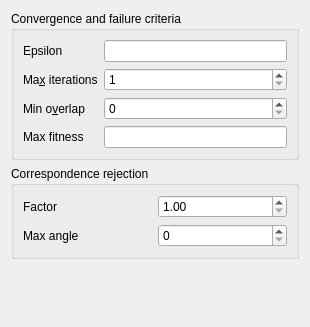
       <widget class="QWidget" name="page_registration">
        <property name="geometry">
         <rect>
          <x>0</x>
          <y>0</y>
          <width>310</width>
          <height>327</height>
         </rect>
        </property>
        <attribute name="label">
         <string>Registration</string>
        </attribute>
        <layout class="QVBoxLayout" name="verticalLayout_3">
         <item>
          <widget class="QGroupBox" name="groupBox_convergence">
           <property name="title">
            <string>Convergence and failure criteria</string>
           </property>
           <layout class="QGridLayout" name="gridLayout_4">
            <item row="0" column="0">
             <widget class="QLabel" name="label_epsilon">
              <property name="text">
               <string>Epsilon</string>
              </property>
             </widget>
            </item>
            <item row="1" column="0">
             <widget class="QLabel" name="label_max_iterations">
              <property name="text">
               <string>Ma&amp;x iterations</string>
              </property>
              <property name="buddy">
               <cstring>spinBox_max_iterations</cstring>
              </property>
             </widget>
            </item>
            <item row="2" column="0">
             <widget class="QLabel" name="label_min_overlap">
              <property name="text">
               <string>Min o&amp;verlap</string>
              </property>
              <property name="buddy">
               <cstring>spinBox_min_overlap</cstring>
              </property>
             </widget>
            </item>
            <item row="3" column="0">
             <widget class="QLabel" name="label_max_fitness">
              <property name="text">
               <string>Max fitness</string>
              </property>
             </widget>
            </item>
            <item row="1" column="1">
             <widget class="QSpinBox" name="spinBox_max_iterations">
              <property name="minimum">
               <number>1</number>
              </property>
              <property name="maximum">
               <number>500</number>
              </property>
             </widget>
            </item>
            <item row="2" column="1">
             <widget class="QSpinBox" name="spinBox_min_overlap">
              <property name="maximum">
               <number>100</number>
              </property>
             </widget>
            </item>
            <item row="0" column="1">
             <widget class="QLineEdit" name="lineEdit_epsilon"/>
            </item>
            <item row="3" column="1">
             <widget class="QLineEdit" name="lineEdit_max_fitness"/>
            </item>
           </layout>
          </widget>
         </item>
         <item>
          <widget class="QGroupBox" name="groupBox_correspondence_rejection">
           <property name="title">
            <string>Correspondence rejection</string>
           </property>
           <layout class="QGridLayout" name="gridLayout_2">
            <item row="0" column="0">
             <widget class="QLabel" name="label_correspondence_rejection_factor">
              <property name="text">
               <string>Factor</string>
              </property>
              <property name="buddy">
               <cstring>doubleSpinBox_correspondence_rejection_factor</cstring>
              </property>
             </widget>
            </item>
            <item row="0" column="1">
             <widget class="QDoubleSpinBox" name="doubleSpinBox_correspondence_rejection_factor">
              <property name="minimum">
               <double>1.000000000000000</double>
              </property>
              <property name="maximum">
               <double>100.000000000000000</double>
              </property>
             </widget>
            </item>
            <item row="1" column="0">
             <widget class="QLabel" name="label_correspondence_rejection_max_angle">
              <property name="text">
               <string>Max angle</string>
              </property>
              <property name="buddy">
               <cstring>spinBox_correspondence_rejection_max_angle</cstring>
              </property>
             </widget>
            </item>
            <item row="1" column="1">
             <widget class="QSpinBox" name="spinBox_correspondence_rejection_max_angle">
              <property name="maximum">
               <number>180</number>
              </property>
             </widget>
            </item>
           </layout>
          </widget>
         </item>
         <item>
          <spacer name="verticalSpacer_registration">
           <property name="orientation">
            <enum>Qt::Vertical</enum>
           </property>
           <property name="sizeHint" stdset="0">
            <size>
             <width>20</width>
             <height>40</height>
            </size>
           </property>
          </spacer>
         </item>
        </layout>
       </widget>
